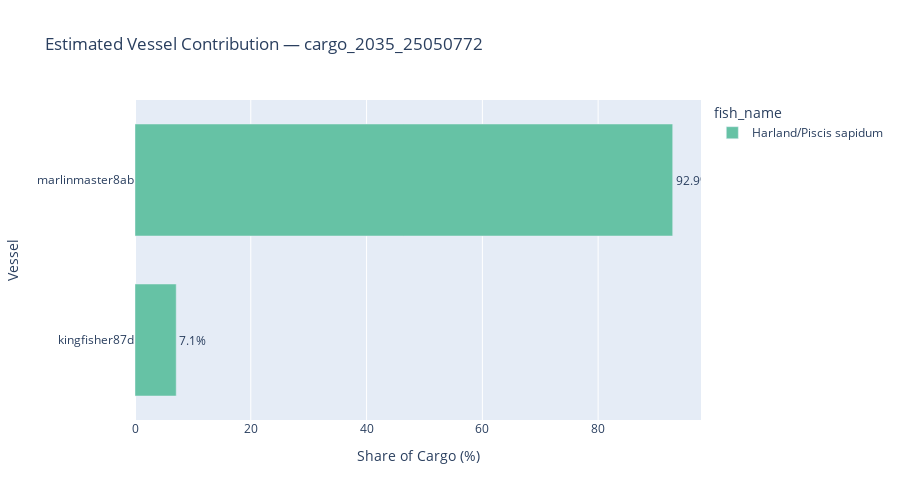

Notebook code for this chart:
### Code cell
import plotly.express as px

# 🔧 Imposta il cargo che vuoi analizzare
selected_cargo = "cargo_2035_25050772"

# 🔁 Calcolo percentuali (se non già presenti)
vessel_catch["share_percent"] = (
    vessel_catch.groupby("cargo_id")["estimated_tons"]
    .transform(lambda x: 100 * x / x.sum())
)

# 🎯 Filtra solo il cargo scelto
cargo_view = (
    vessel_catch[vessel_catch["cargo_id"] == selected_cargo]
    .sort_values("share_percent", ascending=True)
)

# 📊 Bar plot orizzontale
fig = px.bar(
    cargo_view,
    x="share_percent",
    y="vessel_name",
    color="fish_name",
    orientation="h",
    text="share_percent",
    title=f"Estimated Vessel Contribution — {selected_cargo}",
    color_discrete_sequence=px.colors.qualitative.Set2
)

fig.update_traces(
    texttemplate="%{text:.1f}%",
    textposition="outside",
    hovertemplate="<b>%{y}</b><br>Fish: %{customdata[0]}<br>%{x:.2f}%",
    customdata=cargo_view[["fish_name"]]
)

fig.update_layout(
    height=500,
    xaxis_title="Share of Cargo (%)",
    yaxis_title="Vessel",
    yaxis=dict(categoryorder="total ascending"),
    bargap=0.3,
    showlegend=True,
)

fig.show()

### Figure 1 — Plotly figure (JSON) as saved in the notebook; plotly's stock layout.template omitted (floating-point values rounded to 4 significant figures)
{"data": [{"customdata": [["Harland/Piscis sapidum"], ["Harland/Piscis sapidum"]], "hovertemplate": "<b>%{y}</b><br>Fish: %{customdata[0]}<br>%{x:.2f}%", "legendgroup": "Harland/Piscis sapidum", "marker": {"color": "rgb(102,194,165)", "pattern": {"shape": ""}}, "name": "Harland/Piscis sapidum", "orientation": "h", "showlegend": true, "text": [7.121, 92.88], "textposition": "outside", "texttemplate": "%{text:.1f}%", "type": "bar", "x": [7.121, 92.88], "xaxis": "x", "y": ["kingfisher87d", "marlinmaster8ab"], "yaxis": "y"}], "layout": {"bargap": 0.3, "barmode": "relative", "height": 500, "legend": {"title": {"text": "fish_name"}, "tracegroupgap": 0}, "showlegend": true, "title": {"text": "Estimated Vessel Contribution — cargo_2035_25050772"}, "xaxis": {"anchor": "y", "domain": [0, 1], "title": {"text": "Share of Cargo (%)"}}, "yaxis": {"anchor": "x", "categoryorder": "total ascending", "domain": [0, 1], "title": {"text": "Vessel"}}}}
